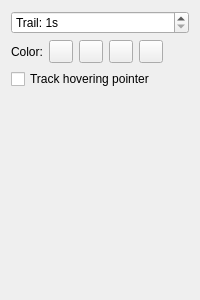
<?xml version="1.0" encoding="UTF-8"?>
<ui version="4.0">
 <class>LaserSettings</class>
 <widget class="QWidget" name="LaserSettings">
  <property name="geometry">
   <rect>
    <x>0</x>
    <y>0</y>
    <width>200</width>
    <height>300</height>
   </rect>
  </property>
  <layout class="QFormLayout">
   <item row="1" column="0">
    <widget class="QLabel">
     <property name="text">
      <string>Color:</string>
     </property>
    </widget>
   </item>
   <item row="1" column="1">
    <layout class="QHBoxLayout">
     <item>
      <widget class="widgets::ColorButton" name="color0">
       <property name="checkable">
        <bool>true</bool>
       </property>
       <property name="autoExclusive">
        <bool>true</bool>
       </property>
       <property name="autoRaise">
        <bool>false</bool>
       </property>
       <property name="locked">
        <bool>true</bool>
       </property>
      </widget>
     </item>
     <item>
      <widget class="widgets::ColorButton" name="color1">
       <property name="checkable">
        <bool>true</bool>
       </property>
       <property name="autoExclusive">
        <bool>true</bool>
       </property>
       <property name="color">
        <color>
         <red>255</red>
         <green>0</green>
         <blue>0</blue>
        </color>
       </property>
       <property name="locked">
        <bool>true</bool>
       </property>
      </widget>
     </item>
     <item>
      <widget class="widgets::ColorButton" name="color2">
       <property name="checkable">
        <bool>true</bool>
       </property>
       <property name="autoExclusive">
        <bool>true</bool>
       </property>
       <property name="color">
        <color>
         <red>0</red>
         <green>255</green>
         <blue>0</blue>
        </color>
       </property>
       <property name="locked">
        <bool>true</bool>
       </property>
      </widget>
     </item>
     <item>
      <widget class="widgets::ColorButton" name="color3">
       <property name="checkable">
        <bool>true</bool>
       </property>
       <property name="autoExclusive">
        <bool>true</bool>
       </property>
       <property name="color">
        <color>
         <red>0</red>
         <green>0</green>
         <blue>255</blue>
        </color>
       </property>
       <property name="locked">
        <bool>true</bool>
       </property>
      </widget>
     </item>
    </layout>
   </item>
   <item row="2" column="0" colspan="2">
    <widget class="QCheckBox" name="trackpointer">
     <property name="text">
      <string>Track hovering pointer</string>
     </property>
    </widget>
   </item>
   <item row="0" column="0" colspan="2">
    <widget class="KisSliderSpinBox" name="persistence">
     <property name="suffix">
      <string>s</string>
     </property>
     <property name="prefix">
      <string>Trail: </string>
     </property>
     <property name="minimum">
      <number>1</number>
     </property>
     <property name="maximum">
      <number>15</number>
     </property>
    </widget>
   </item>
  </layout>
 </widget>
 <customwidgets>
  <customwidget>
   <class>KisSliderSpinBox</class>
   <extends>QSpinBox</extends>
   <header>desktop/widgets/kis_slider_spin_box.h</header>
  </customwidget>
  <customwidget>
   <class>widgets::ColorButton</class>
   <extends>QToolButton</extends>
   <header>desktop/widgets/colorbutton.h</header>
  </customwidget>
 </customwidgets>
 <resources/>
 <connections/>
</ui>
